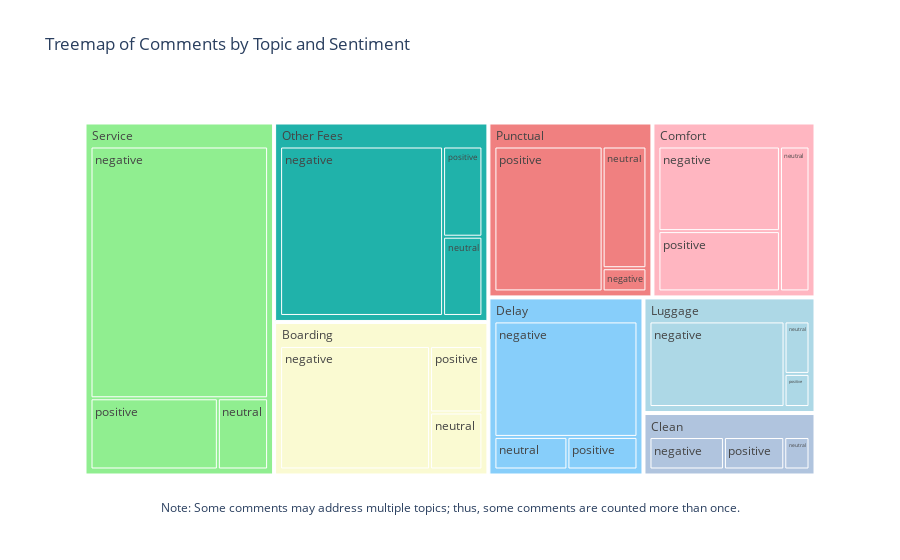
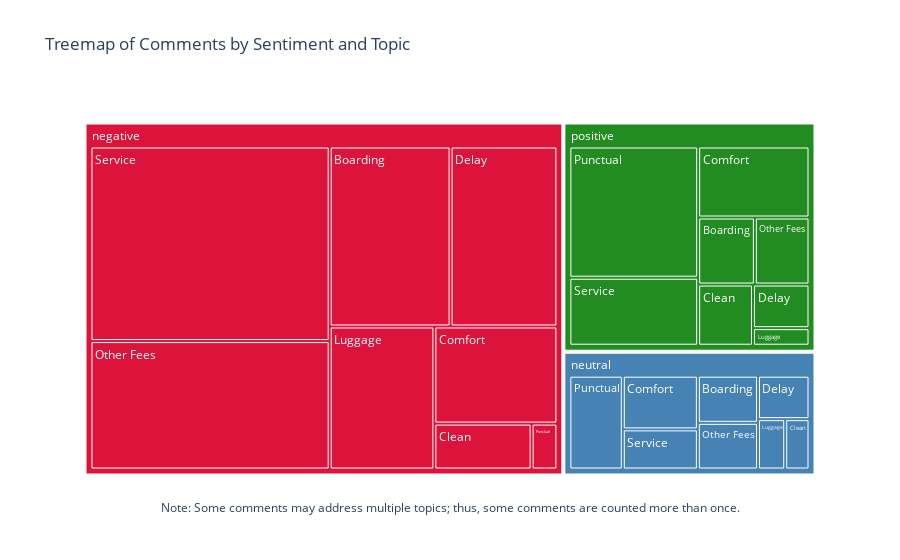

Here is the notebook cell these charts were saved with, in order:
### Markdown cell above
### Topics and Sentiment Distrubion of Comments Per Topic - Treemap

The treemap visualizations provide a detailed overview of the distribution of comments by topic and sentiment. Each box represents a specific topic or sentiment, with the size of the box corresponding to the number of comments. Users can interact with the treemaps by clicking on any box to focus on it and by hovering over the boxes to see the exact values. In order to keep the interaction features intact, please make sure this is the last run you ran.

### Code cell
fig_topic,fig_sen = create_treemap_visualizations(comment_counts, topic_colors, sentiment_colors, note)
fig_topic.show()
fig_sen.show()

### Figure 1 — Plotly figure (JSON) as saved in the notebook; plotly's stock layout.template omitted (floating-point values rounded to 4 significant figures)
{"data": [{"branchvalues": "total", "customdata": [["Boarding"], ["Clean"], ["Comfort"], ["Delay"], ["Luggage"], ["Other Fees"], ["Punctual"], ["Service"], ["Boarding"], ["Comfort"], ["Delay"], ["Clean"], ["Luggage"], ["Other Fees"], ["Punctual"], ["Service"], ["Boarding"], ["Clean"], ["Comfort"], ["Delay"], ["Luggage"], ["Punctual"], ["Other Fees"], ["Service"], ["Boarding"], ["Clean"], ["Comfort"], ["Delay"], ["Luggage"], ["Other Fees"], ["Punctual"], ["Service"]], "domain": {"x": [0, 1], "y": [0, 1]}, "hovertemplate": "labels=%{label}<br>Number of Comments=%{value}<br>parent=%{parent}<br>id=%{id}<br>color_key=%{customdata[0]}<extra></extra>", "ids": ["Boarding/negative", "Clean/negative", "Comfort/negative", "Delay/negative", "Luggage/negative", "Other Fees/negative", "Punctual/negative", "Service/negative", "Boarding/neutral", "Comfort/neutral", "Delay/neutral", "Clean/neutral", "Luggage/neutral", "Other Fees/neutral", "Punctual/neutral", "Service/neutral", "Boarding/positive", "Clean/positive", "Comfort/positive", "Delay/positive", "Luggage/positive", "Punctual/positive", "Other Fees/positive", "Service/positive", "Boarding", "Clean", "Comfort", "Delay", "Luggage", "Other Fees", "Punctual", "Service"], "labels": ["negative", "negative", "negative", "negative", "negative", "negative", "negative", "negative", "neutral", "neutral", "neutral", "neutral", "neutral", "neutral", "neutral", "neutral", "positive", "positive", "positive", "positive", "positive", "positive", "positive", "positive", "Boarding", "Clean", "Comfort", "Delay", "Luggage", "Other Fees", "Punctual", "Service"], "marker": {"colors": ["lightgoldenrodyellow", "lightsteelblue", "lightpink", "lightskyblue", "lightblue", "lightseagreen", "lightcoral", "lightgreen", "lightgoldenrodyellow", "lightpink", "lightskyblue", "lightsteelblue", "lightblue", "lightseagreen", "lightcoral", "lightgreen", "lightgoldenrodyellow", "lightsteelblue", "lightpink", "lightskyblue", "lightblue", "lightcoral", "lightseagreen", "lightgreen", "lightgoldenrodyellow", "lightsteelblue", "lightpink", "lightskyblue", "lightblue", "lightseagreen", "lightcoral", "lightgreen"]}, "name": "", "parents": ["Boarding", "Clean", "Comfort", "Delay", "Luggage", "Other Fees", "Punctual", "Service", "Boarding", "Comfort", "Delay", "Clean", "Luggage", "Other Fees", "Punctual", "Service", "Boarding", "Clean", "Comfort", "Delay", "Luggage", "Punctual", "Other Fees", "Service", "", "", "", "", "", "", "", ""], "type": "treemap", "values": [590, 121, 324, 521, 406, 833, 32, 1262, 95, 135, 75, 41, 46, 94, 168, 101, 111, 98, 231, 72, 29, 494, 107, 256, 796, 260, 690, 668, 481, 1034, 694, 1619]}], "layout": {"annotations": [{"align": "center", "font": {"size": 12}, "showarrow": false, "text": "Note: Some comments may address multiple topics; thus, some comments are counted more than once.", "x": 0.5, "xref": "paper", "y": -0.1, "yref": "paper"}], "legend": {"tracegroupgap": 0}, "title": {"text": "Treemap of Comments by Topic and Sentiment"}}}

### Figure 2 — Plotly figure (JSON) as saved in the notebook; plotly's stock layout.template omitted (floating-point values rounded to 4 significant figures)
{"data": [{"branchvalues": "total", "customdata": [["negative"], ["negative"], ["negative"], ["negative"], ["negative"], ["negative"], ["negative"], ["negative"], ["neutral"], ["neutral"], ["neutral"], ["neutral"], ["neutral"], ["neutral"], ["neutral"], ["neutral"], ["positive"], ["positive"], ["positive"], ["positive"], ["positive"], ["positive"], ["positive"], ["positive"], ["negative"], ["neutral"], ["positive"]], "domain": {"x": [0, 1], "y": [0, 1]}, "hovertemplate": "labels=%{label}<br>Number of Comments=%{value}<br>parent=%{parent}<br>id=%{id}<br>Sentiment=%{customdata[0]}<extra></extra>", "ids": ["negative/Boarding", "negative/Punctual", "negative/Service", "negative/Clean", "negative/Luggage", "negative/Comfort", "negative/Other Fees", "negative/Delay", "neutral/Luggage", "neutral/Service", "neutral/Punctual", "neutral/Comfort", "neutral/Clean", "neutral/Boarding", "neutral/Delay", "neutral/Other Fees", "positive/Punctual", "positive/Delay", "positive/Luggage", "positive/Comfort", "positive/Clean", "positive/Boarding", "positive/Other Fees", "positive/Service", "negative", "neutral", "positive"], "labels": ["Boarding", "Punctual", "Service", "Clean", "Luggage", "Comfort", "Other Fees", "Delay", "Luggage", "Service", "Punctual", "Comfort", "Clean", "Boarding", "Delay", "Other Fees", "Punctual", "Delay", "Luggage", "Comfort", "Clean", "Boarding", "Other Fees", "Service", "negative", "neutral", "positive"], "marker": {"colors": ["rgb(220, 20, 60)", "rgb(220, 20, 60)", "rgb(220, 20, 60)", "rgb(220, 20, 60)", "rgb(220, 20, 60)", "rgb(220, 20, 60)", "rgb(220, 20, 60)", "rgb(220, 20, 60)", "rgb(70, 130, 180)", "rgb(70, 130, 180)", "rgb(70, 130, 180)", "rgb(70, 130, 180)", "rgb(70, 130, 180)", "rgb(70, 130, 180)", "rgb(70, 130, 180)", "rgb(70, 130, 180)", "rgb(34, 139, 34)", "rgb(34, 139, 34)", "rgb(34, 139, 34)", "rgb(34, 139, 34)", "rgb(34, 139, 34)", "rgb(34, 139, 34)", "rgb(34, 139, 34)", "rgb(34, 139, 34)", "rgb(220, 20, 60)", "rgb(70, 130, 180)", "rgb(34, 139, 34)"]}, "name": "", "parents": ["negative", "negative", "negative", "negative", "negative", "negative", "negative", "negative", "neutral", "neutral", "neutral", "neutral", "neutral", "neutral", "neutral", "neutral", "positive", "positive", "positive", "positive", "positive", "positive", "positive", "positive", "", "", ""], "type": "treemap", "values": [590, 32, 1262, 121, 406, 324, 833, 521, 46, 101, 168, 135, 41, 95, 75, 94, 494, 72, 29, 231, 98, 111, 107, 256, 4089, 755, 1398]}], "layout": {"annotations": [{"align": "center", "font": {"size": 12}, "showarrow": false, "text": "Note: Some comments may address multiple topics; thus, some comments are counted more than once.", "x": 0.5, "xref": "paper", "y": -0.1, "yref": "paper"}], "legend": {"tracegroupgap": 0}, "title": {"text": "Treemap of Comments by Sentiment and Topic"}}}
